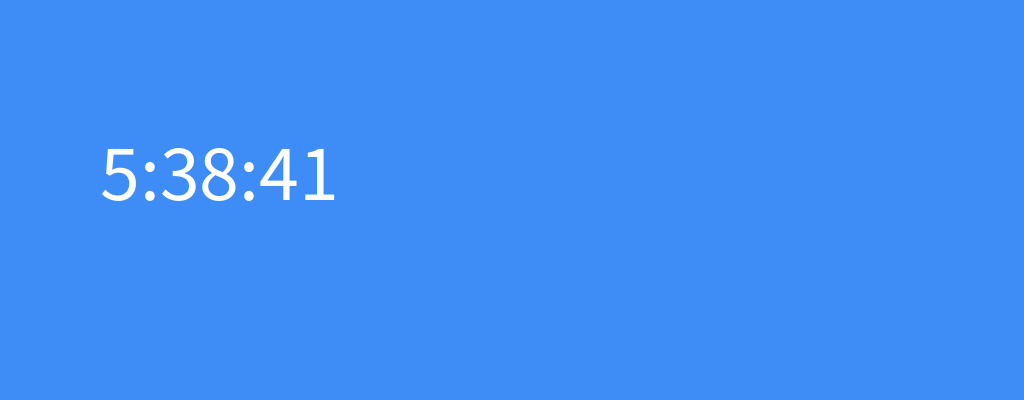
Frame 1 (no input)
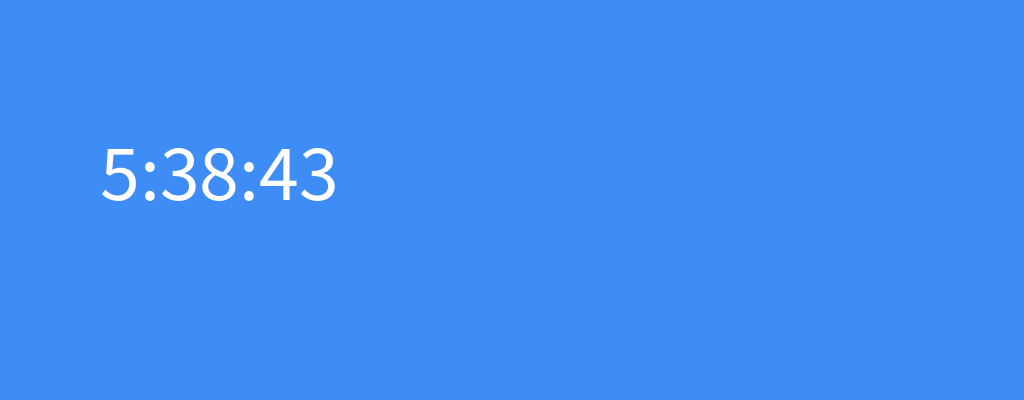
Frame 60 (the mouse pressed at the canvas centre just before this capture)
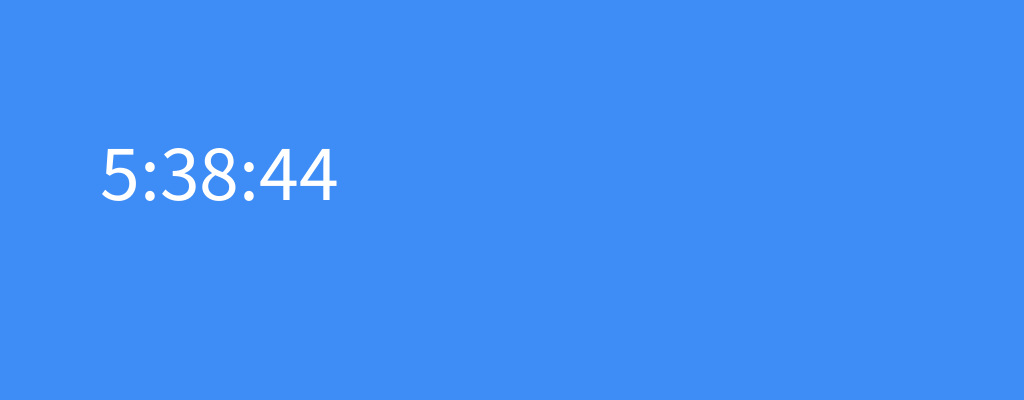
Frame 120 (the mouse held since frame 60 and released just before this capture)

The Processing sketch that drew these frames (run headless with seeded random() and noise(); from frame 60 on, the mouse is pressed at the canvas centre):

// Processing sketch: week13_5
// ── week13_5.pde
void setup(){ //開新的
  size(1024,400);
}
void draw(){
   background(#3E8DF7);//色碼
   int s = second();  //Values from 0-59
   int m = minute();  //Values from 0-59
   int h = hour();    //Values from 0-23
   textSize(80);
   text( h + ":" + m + ":"+ s ,100 ,200);
}
